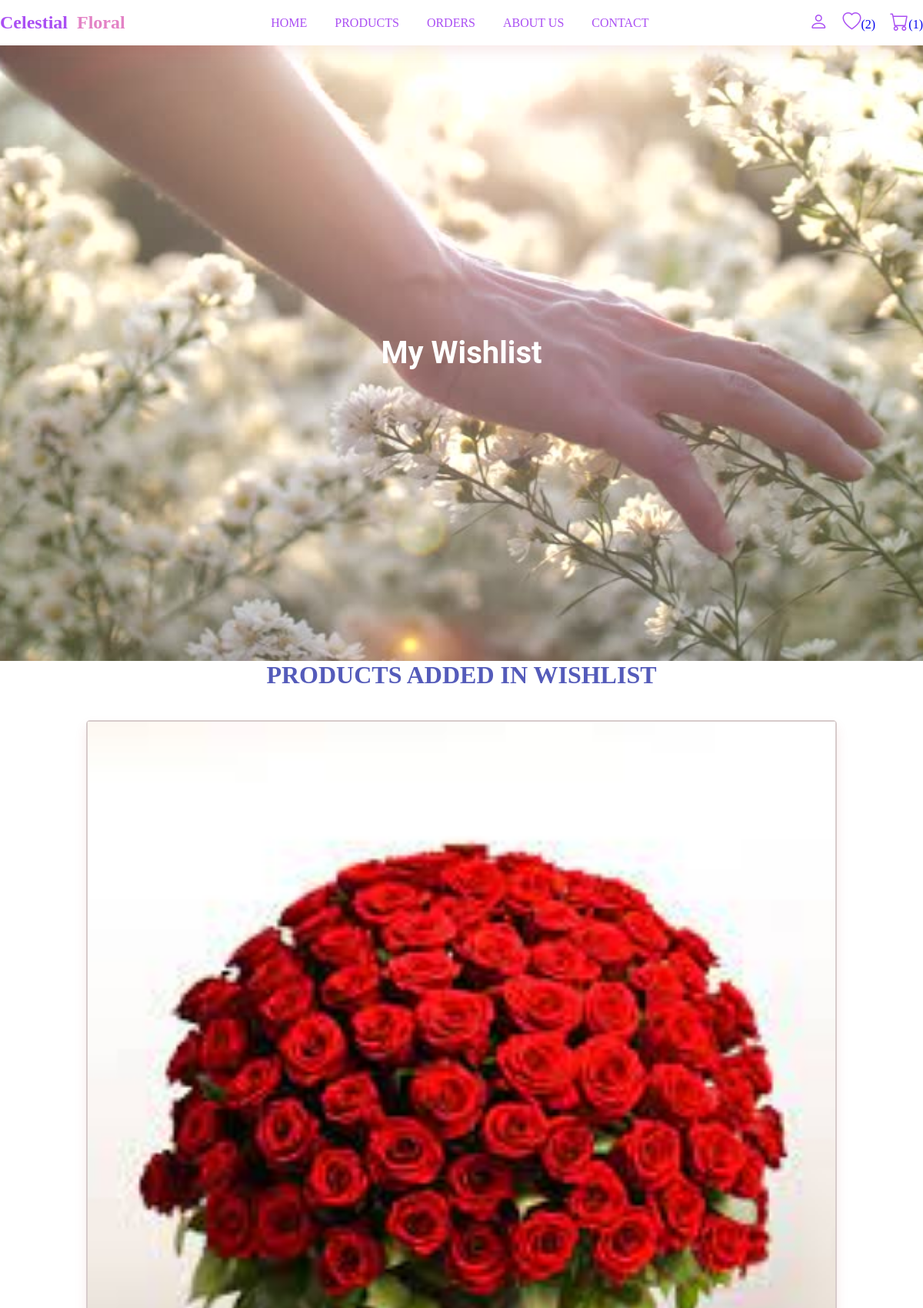
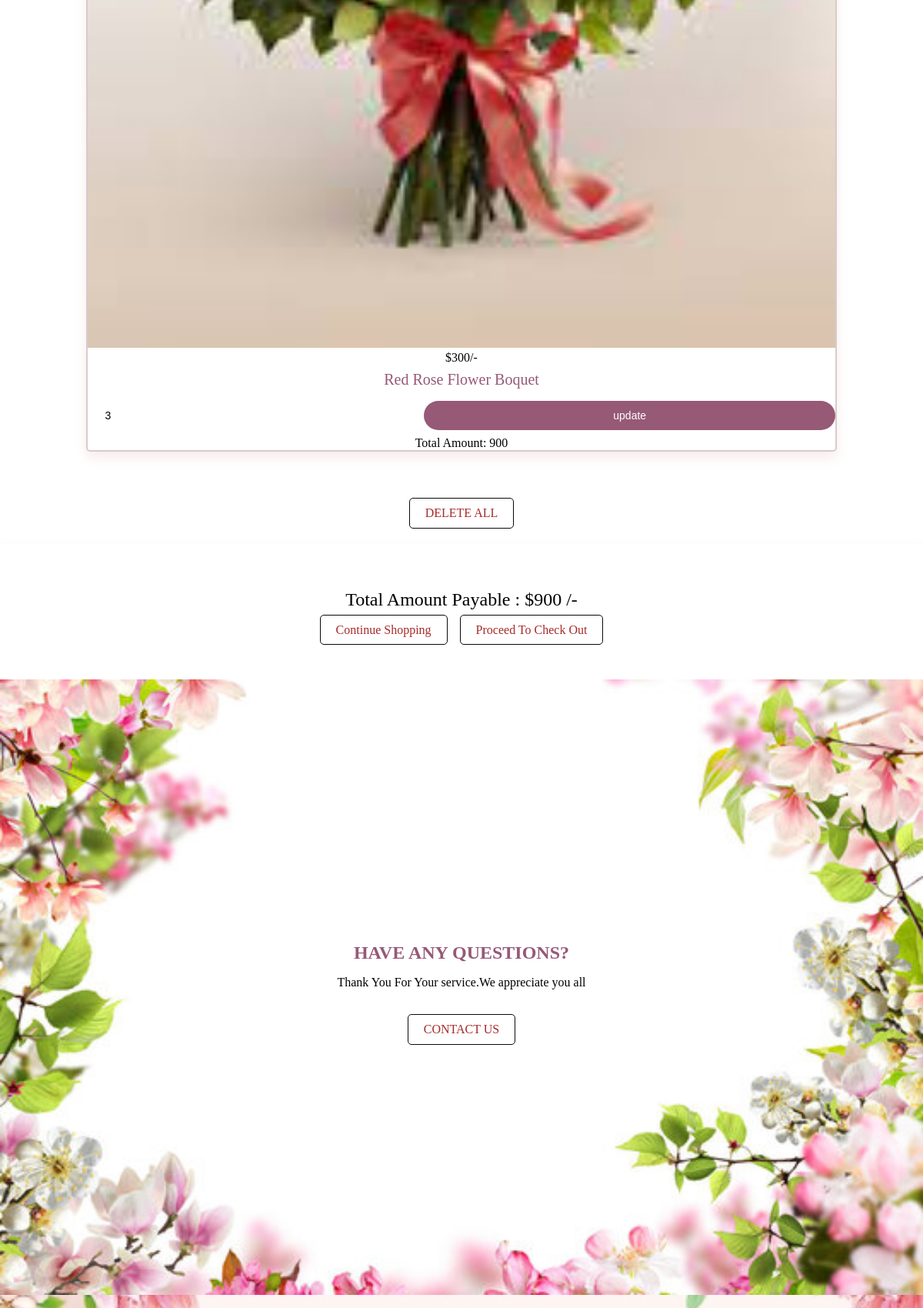
The app's page /cart.php (upper part) with its own data (2 pictures, top to bottom).
### tables this page shows
CREATE TABLE `cart` (
  `id` int(255) NOT NULL,
  `user_id` int(255) NOT NULL,
  `pid` int(255) NOT NULL,
  `name` varchar(255) NOT NULL,
  `price` varchar(255) NOT NULL,
  `quantity` varchar(255) NOT NULL,
  `image` varchar(255) NOT NULL
);

### cart.php (the view, shortened to what this page needs)
<?php
include 'connection.php';
$user_id = isset($_SESSION['user_id']) ? $_SESSION['user_id'] : null;
?>
<!DOCTYPE html>
<html lang="en">
<head>
    <link rel="stylesheet" href="main.css">
    <link rel="stylesheet" href="https://cdn.jsdelivr.net/npm/bootstrap-icons/font/bootstrap-icons.css">
</head>
<body>
<header class="header">
    <div class="flex">
        <a href="admin_header.php" class="logo">Celestial &nbsp<span>Floral</span></a>
        <nav class="navbar">
            <a href="index.php">Home</a>
            <a href="products.php">Products</a>
            <a href="orders.php">Orders</a>
            <a href="about.php">About us</a>
            <a href="contact.php">Contact</a>
        </nav>
        <div class="icons">
            <i class="bi bi-person" id="user-icon"></i>
                <?php
                $select_wishlist = mysqli_query($conn, "SELECT * FROM `wishlist` WHERE user_id = '$user_id'") or die('query failed');
                $wishlist_num_rows = mysqli_num_rows($select_wishlist);
                ?>
                <a href="wishlist.php"><i class="bi bi-heart"></i><span>(<?php echo $wishlist_num_rows; ?>)</span></a>
                <?php
                $select_cart = mysqli_query($conn, "SELECT * FROM `cart` WHERE user_id = '$user_id'") or die('query failed');
                $cart_num_rows = mysqli_num_rows($select_cart);
                ?>
                <a href="cart.php"><i class="bi bi-cart"></i><span>(<?php echo $cart_num_rows; ?>)</span></a>
        </div>
    </div>
</header>
<div class="slider-section">
    <div class="slide-show-container">
        <div class="wrapper-one">
            <div class="wrapper-text">My Wishlist</div>
        </div>
    </div>
</div>
  <div class="shop">
    <h1 class="title">Products added in wishlist</h1>
    <div class="box-container">
    <?php
    $grand_total = 0;
    $select_cart = mysqli_query($conn, "SELECT * FROM `cart` WHERE user_id='$user_id' ") or die('query failed');
    if(mysqli_num_rows($select_cart) > 0) {
        while($fetch_cart = mysqli_fetch_assoc($select_cart)) {
            $price = floatval($fetch_cart['price']);
            $quantity = intval($fetch_cart['quantity']);
            $total_amt = $price * $quantity;
    ?>
            <div class="box">
                <img src="image/<?php echo htmlspecialchars($fetch_cart['image']); ?>">
                <div class="price">$<?php echo htmlspecialchars($price); ?>/-</div>
                <div class="name"><?php echo htmlspecialchars($fetch_cart['name']); ?></div>
                <form method="post">
                    <div class="qty">
                        <input type="number" min="1" name="update_quantity" value="<?php echo $quantity; ?>">
                        <input type="submit" name="update_quantity_btn" value="update">
                    </div>
                </form>
                <div class="total-amt">
                    Total Amount: <span><?php echo $total_amt; ?></span>
                </div>
            </div>
    <?php
            $grand_total += $total_amt;
        }
    } else {
        echo '<img src="image/empty2.jpg">';
    }
    ?>
</div>
<div class="dlt">
    <a href="cart.php?delete_all" class="btn2"> delete all</a>
</div>
<div class="wishlist_total">
        <p>Total amount payable : <span>$<?php echo $grand_total ?> /- </span></p>
        <a href="shop.php" class="btn2">Continue shopping</a>&nbsp &nbsp
        <a href="wishlist.php?delete_all" class="btn2"
   <?php echo ($grand_total > 1) ? '' : 'disabled'; ?>
   onclick="return confirm('Do you want to delete all from wishlist?')">
   Proceed to check out
</a>
      </div>
   </div>
    <?php include 'footer.php'; ?>
</body>
</html>

### main.css (style rules this page uses)
* { margin: 0; padding: 0; box-sizing: border-box; }
:root { --white-alpha-40: rgba(156, 126, 126, 0.4); --white-alpha-25: rgba(255,255,255,0.25); --backdrop-filter-blur: blur(5px); --pink:#965976; --box-shadow: 0 .5rem 1rem rgba(197, 62, 62, 0.1); }
a { text-decoration: none; }
form input, textarea { width: 100%; background:var(); padding: .7rem 1.4rem; outline: none; border: none; border-radius: 20px; margin: .5rem 0; padding-left: 2px 2px 5px rgba(0,0,0,0.40); font-size: 14px; }
.btn2 { color: var(--pink); text-transform: uppercase; border-radius: 5px; border: 1px solid var(--pink); padding: .5rem 2rem; }
.box-container { padding: 2% 8%; display: grid; grid-template-columns: repeat(auto-fit,minmax(18rem,1fr)); justify-content: center; align-items: center; }
.box-container .box { box-shadow: var(--box-shadow); border-radius: 15px; background: var(--white-alpha-25); border: 2px solid var(--white-alpha-40); margin: 1rem; text-align: center; border-radius: 5px; }
header { background: #fff; width: 100%; padding: 1rem 0; box-shadow: var(--box-shadow); position: relative; z-index: 1000; }
.flex { max-width: 1200px; display: flex; justify-content:space-between; align-items: center; position: relative; margin: 0 auto; }
.logo { font-size: 1.5rem; font-weight: bold; color:#aa4ff3; }
.logo span { color:#e382c5 }
.navbar a { margin: 0 1rem; font-size: 1rem; color: #aa4ff3; text-transform: uppercase; }
.header .icons { display: flex; }
.header .icons i { margin-left: 1.2rem; font-size: 1.5rem; cursor: pointer; color: #aa4ff3; }
.title { text-align: center; text-transform: uppercase; color: #545bba; }
.slide-show-container { height: 100vh; width: 100%; position: relative; overflow: hidden; }
.wrapper-one, .wrapper-two, .wrapper-three { background-color: #eee; background-size: cover; background-position: center center; background-repeat: no-repeat; height: 100%; width: 100%; position: absolute; color: #fff; text-transform: capitalize; opacity: 0; }
.wrapper-one { background-image: url('image/bg4.jpg'); opacity: 1; }
.wrapper-text { font: 700 40px/1.4 'Roboto', sans-serif; position: absolute; top: 50%; left: 50%; transform: translate(-50%, -50%); text-align: center; z-index: 1; }
.shop .box { position: relative; }
.name { font-size: 20px; color: var(--pink); margin: .5rem; text-transform: capitalize; }
.shop img { width: 100%; }
.wishlist_total { max-width: 1200px; box-shadow: var(--box-shadow); margin: 1px solid gainsboro; text-align: center; padding: 3rem 0; line-height: 2; text-transform: capitalize; }
.wishlist_total p { font-size: 1.5rem; }
.wishlist_total a { text-transform: capitalize; font-size: 16px; margin-top: 2rem; }
.qty { display: flex; justify-content: space-between; }
.qty input[type='number'] { width: 35%; }
.qty input[type='submit'] { width: 55%; cursor: pointer; background: var(--pink); box-shadow: none; color: #fff; }
.dlt { display: flex; justify-content: center; align-items: center; margin: 20px 0; }
.btn2 { padding: 10px 20px; background-color: #fff; border: 1px solid #0a0909; color: #a52a2a; text-align: center; font-size: 16px; cursor: pointer; transition: background-color 0.3s; }

### records on screen
cart: image (picture), price "300", name "Red Rose Flower Boquet", update_quantity "3", total_amt "900"

### other values on screen
$wishlist_num_rows "2"
$cart_num_rows "1"
$grand_total "900"
